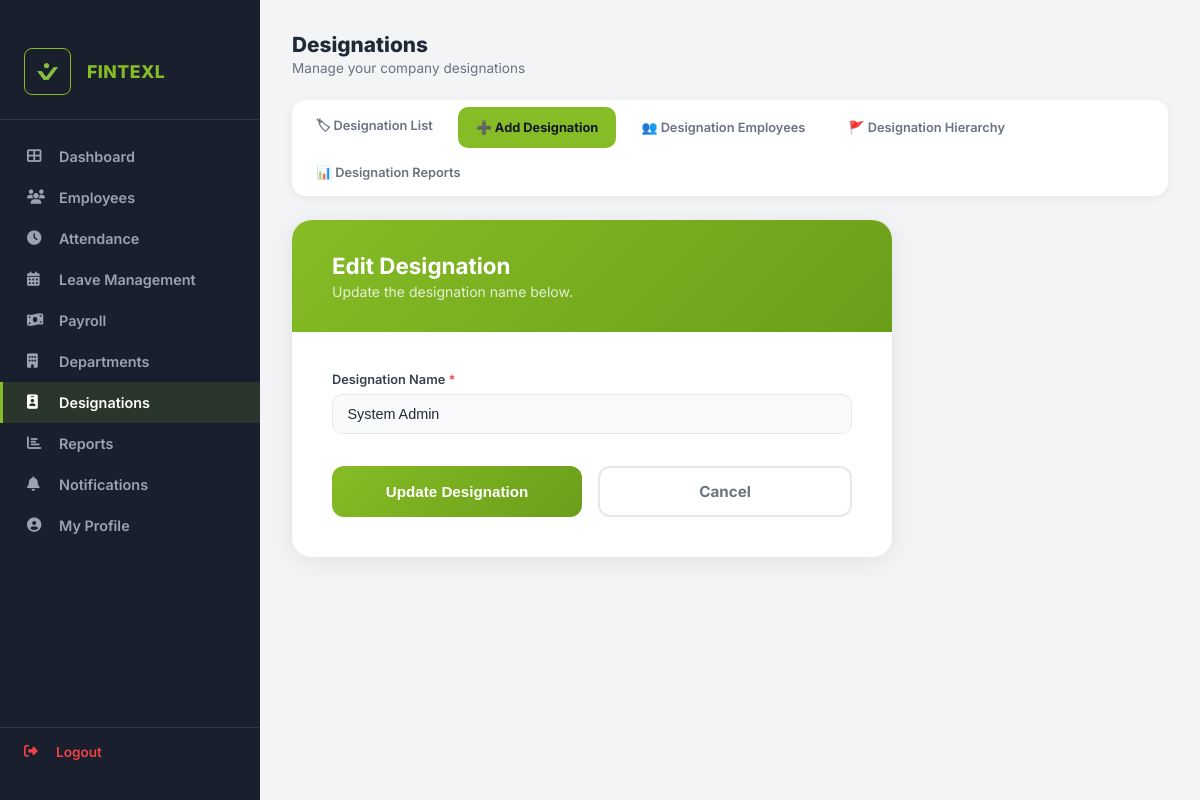
/dashboard/admin/designations/edit/1/ (signed in), run on the app's committed database.
### zettrack_app/models.py (models this page shows, shortened)
class CustomUser(AbstractUser):
    username = None
    email = models.EmailField(_('email address'), unique=True)
    phone = models.CharField(max_length=15, unique=True, blank=True, null=True)
    company = models.ForeignKey(Company, on_delete=models.CASCADE, null=True, blank=True, related_name='users')
    is_company_admin = models.BooleanField(default=False)
    USERNAME_FIELD = 'email'
    REQUIRED_FIELDS = []
    objects = CustomUserManager()

class Company(models.Model):
    COMPANY_SIZE_CHOICES = [
        ('1-10', '1-10'),
        ('11-50', '11-50'),
        ('51-200', '51-200'),
        ('200+', '200+'),
    ]
    PRIMARY_USE_CHOICES = [
        ('attendance_only', 'Attendance only'),
        ('attendance_payroll', 'Attendance + Payroll'),
    ]
    name = models.CharField(max_length=255)
    size = models.CharField(max_length=20, choices=COMPANY_SIZE_CHOICES, blank=True)
    industry = models.CharField(max_length=100, blank=True)
    primary_use = models.CharField(max_length=50, choices=PRIMARY_USE_CHOICES, blank=True)
    no_of_branches = models.PositiveIntegerField(default=1)
    gstin = models.CharField(max_length=15, blank=True)
    referral_source = models.CharField(max_length=100, blank=True)
    country = models.CharField(max_length=100, default='India')
    state = models.CharField(max_length=100)
    city = models.CharField(max_length=100)
    logo = models.ImageField(upload_to='company_logos/', blank=True, null=True)
    created_at = models.DateTimeField(auto_now_add=True)

class Designation(models.Model):
    company = models.ForeignKey(Company, on_delete=models.CASCADE, related_name='designations')
    name = models.CharField(max_length=100)

### zettrack_app/views.py (the view, shortened to what this page needs)
# urls.py: path('dashboard/admin/designations/edit/<int:desig_id>/', views.edit_designation_view, name='edit_designation'),
@login_required
def edit_designation_view(request, desig_id):
    if not request.user.is_company_admin:
        return redirect('employee_dashboard')
    desig = Designation.objects.get(id=desig_id, company=request.user.company)
    return render(request, 'zettrack_app/add_designation.html', {'desig': desig})

### zettrack_app/templates/zettrack_app/add_designation.html (shortened to what this page needs)
{% extends 'zettrack_app/admin_base.html' %}
{% block admin_content %}
<div style="display: flex; justify-content: space-between; align-items: center; margin-bottom: 1.5rem;">
    <div>
        <h2 style="margin: 0; font-size: 1.3rem; font-weight: 800; color: #1f2937;">Designations</h2>
        <p style="margin: 0.2rem 0 0; font-size: 0.85rem; color: #6b7280;">Manage your company designations</p>
    </div>
</div>
<div class="desig-tabs">
    <a href="{% url 'designation_list' %}" class="desig-tab" style="text-decoration:none;">&#127991; Designation List</a>
    <a href="{% url 'add_designation' %}" class="desig-tab desig-tab-active" style="text-decoration:none;">&#10133; Add Designation</a>
    <a href="{% url 'designation_employees' %}" class="desig-tab" style="text-decoration:none;">&#128101; Designation Employees</a>
    <a href="{% url 'designation_hierarchy' %}" class="desig-tab" style="text-decoration:none;">&#128681; Designation Hierarchy</a>
    <a href="{% url 'designation_reports' %}" class="desig-tab" style="text-decoration:none;">&#128202; Designation Reports</a>
</div>
<div style="max-width: 600px; background: white; border-radius: 20px; box-shadow: 0 4px 24px rgba(0,0,0,0.08); overflow: hidden;">
    <div style="background: linear-gradient(135deg, #86bc25 0%, #6a9e1a 100%); padding: 2rem 2.5rem;">
        <h2 style="margin: 0; color: white; font-size: 1.4rem; font-weight: 700;">
            {% if desig %}Edit Designation{% else %}Add New Designation{% endif %}
        </h2>
        <p style="margin: 0.25rem 0 0; color: rgba(255,255,255,0.8); font-size: 0.875rem;">
            {% if desig %}Update the designation name below.{% else %}Enter a name for the new designation.{% endif %}
        </p>
    </div>
    <div style="padding: 2.5rem;">
        <form method="POST" {% if desig %}action="{% url 'edit_designation' desig.id %}"{% endif %}>
            <div class="fg" style="margin-bottom: 2rem;">
                <label class="flabel">Designation Name <span style="color:#ef4444;">*</span></label>
                <input type="text" name="name" value="{{ desig.name|default:'' }}" placeholder="e.g. Software Engineer" required>
            </div>
            <div style="display: flex; gap: 1rem;">
                <button type="submit" style="flex: 1; padding: 0.875rem; background: linear-gradient(135deg, #86bc25, #6a9e1a); color: white; border: none; border-radius: 12px; font-size: 0.95rem; font-weight: 700; cursor: pointer; transition: opacity 0.2s;" onmouseover="this.style.opacity='0.9'" onmouseout="this.style.opacity='1'">
                    {% if desig %}Update Designation{% else %}Save Designation{% endif %}
                </button>
                <a href="{% url 'designation_list' %}" style="flex: 1; text-align: center; text-decoration: none; padding: 0.875rem; border: 2px solid #e5e7eb; border-radius: 12px; color: #6b7280; font-weight: 700; font-size: 0.95rem;" onmouseover="this.style.borderColor='#86bc25'; this.style.color='#86bc25';" onmouseout="this.style.borderColor='#e5e7eb'; this.style.color='#6b7280';">
                    Cancel
                </a>
            </div>
        </form>
    </div>
</div>
{% endblock %}

### zettrack_app/templates/zettrack_app/admin_base.html (shortened to what this page needs)
{% extends 'zettrack_app/base.html' %}
{% block content %}
<div id="admin-layout">
    <div id="admin-sidebar" style="background: #1a1f2e; color: white; padding: 1.5rem 0; display: flex; flex-direction: column;">
        <div style="padding: 1.5rem; border-bottom: 1px solid #2d3748; display: flex; align-items: center; gap: 1rem;">
            {% if request.user.company.logo %}
                <img src="{{ request.user.company.logo.url }}" alt="Logo" style="width: 45px; height: 45px; border-radius: 8px; object-fit: cover; border: 1.5px solid #86bc25;">
            {% else %}
                <div style="width: 45px; height: 45px; background: #86bc25; border-radius: 8px; display: flex; align-items: center; justify-content: center; font-weight: 800; font-size: 1.2rem; color: #1a1f2e;">
                    {{ request.user.company.name|first|upper }}
                </div>
            {% endif %}
            <div>
                <div style="font-size: 1.1rem; font-weight: 800; color: #86bc25; line-height: 1.1; text-transform: uppercase; letter-spacing: 0.5px; max-width: 140px; white-space: nowrap; overflow: hidden; text-overflow: ellipsis;">{{ request.user.company.name }}</div>
            </div>
        </div>
        <nav style="flex: 1; padding: 1rem 0; overflow-y: auto;">
            <ul style="list-style: none; padding: 0; margin: 0; display: flex; flex-direction: column; gap: 0;">
                <li>
                    <a href="{% url 'admin_dashboard' %}"
                       style="display: flex; align-items: center; gap: 0.75rem; padding: 0.75rem 1.5rem; text-decoration: none; font-weight: 600; font-size: 0.9rem;
                              color: {% if request.resolver_match.url_name == 'admin_dashboard' %}#fff{% else %}#9ca3af{% endif %};
                              background: {% if request.resolver_match.url_name == 'admin_dashboard' %}rgba(134,188,37,0.15){% else %}transparent{% endif %};
                              border-left: 3px solid {% if request.resolver_match.url_name == 'admin_dashboard' %}#86bc25{% else %}transparent{% endif %};">
                        <i class="fas fa-th-large" style="width: 20px;"></i> Dashboard
                    </a>
                </li>
                <li>
                    <a href="{% url 'employee_list' %}"
                       style="display: flex; align-items: center; gap: 0.75rem; padding: 0.75rem 1.5rem; text-decoration: none; font-weight: 600; font-size: 0.9rem;
                              color: {% if 'employee' in request.resolver_match.url_name %}#fff{% else %}#9ca3af{% endif %};
                              background: {% if 'employee' in request.resolver_match.url_name %}rgba(134,188,37,0.15){% else %}transparent{% endif %};
                              border-left: 3px solid {% if 'employee' in request.resolver_match.url_name %}#86bc25{% else %}transparent{% endif %};">
                        <i class="fas fa-users" style="width: 20px;"></i> Employees
                    </a>
                </li>
                <li>
                    <a href="{% url 'admin_attendance' %}"
                       style="display: flex; align-items: center; gap: 0.75rem; padding: 0.75rem 1.5rem; text-decoration: none; font-weight: 600; font-size: 0.9rem;
                              color: {% if 'attendance' in request.resolver_match.url_name %}#fff{% else %}#9ca3af{% endif %};
                              background: {% if 'attendance' in request.resolver_match.url_name %}rgba(134,188,37,0.15){% else %}transparent{% endif %};
                              border-left: 3px solid {% if 'attendance' in request.resolver_match.url_name %}#86bc25{% else %}transparent{% endif %};">
                        <i class="fas fa-clock" style="width: 20px;"></i> Attendance
                    </a>
                </li>
                <li>
                    <a href="{% url 'admin_leaves' %}"
                       style="display: flex; align-items: center; gap: 0.75rem; padding: 0.75rem 1.5rem; text-decoration: none; font-weight: 600; font-size: 0.9rem;
                              color: {% if 'leaves' in request.resolver_match.url_name %}#fff{% else %}#9ca3af{% endif %};
                              background: {% if 'leaves' in request.resolver_match.url_name %}rgba(134,188,37,0.15){% else %}transparent{% endif %};
                              border-left: 3px solid {% if 'leaves' in request.resolver_match.url_name %}#86bc25{% else %}transparent{% endif %};">
                        <i class="fas fa-calendar-alt" style="width: 20px;"></i> Leave Management
                    </a>
                </li>
                <li>
                    <a href="{% url 'admin_payroll' %}"
                       style="display: flex; align-items: center; gap: 0.75rem; padding: 0.75rem 1.5rem; text-decoration: none; font-weight: 600; font-size: 0.9rem;
                              color: {% if 'payroll' in request.resolver_match.url_name %}#fff{% else %}#9ca3af{% endif %};
                              background: {% if 'payroll' in request.resolver_match.url_name %}rgba(134,188,37,0.15){% else %}transparent{% endif %};
                              border-left: 3px solid {% if 'payroll' in request.resolver_match.url_name %}#86bc25{% else %}transparent{% endif %};">
                        <i class="fas fa-money-bill-wave" style="width: 20px;"></i> Payroll
                    </a>
                </li>
                <li>
                    <a href="{% url 'department_list' %}"
                       style="display: flex; align-items: center; gap: 0.75rem; padding: 0.75rem 1.5rem; text-decoration: none; font-weight: 600; font-size: 0.9rem;
                              color: {% if 'department' in request.resolver_match.url_name %}#fff{% else %}#9ca3af{% endif %};
                              background: {% if 'department' in request.resolver_match.url_name %}rgba(134,188,37,0.15){% else %}transparent{% endif %};
                              border-left: 3px solid {% if 'department' in request.resolver_match.url_name %}#86bc25{% else %}transparent{% endif %};">
                        <i class="fas fa-building" style="width: 20px;"></i> Departments
                    </a>
                </li>
                <li>
                    <a href="{% url 'designation_list' %}"
                       style="display: flex; align-items: center; gap: 0.75rem; padding: 0.75rem 1.5rem; text-decoration: none; font-weight: 600; font-size: 0.9rem;
                              color: {% if 'designation' in request.resolver_match.url_name %}#fff{% else %}#9ca3af{% endif %};
                              background: {% if 'designation' in request.resolver_match.url_name %}rgba(134,188,37,0.15){% else %}transparent{% endif %};
                              border-left: 3px solid {% if 'designation' in request.resolver_match.url_name %}#86bc25{% else %}transparent{% endif %};">
                        <i class="fas fa-id-badge" style="width: 20px;"></i> Designations
                    </a>
                </li>
                <li>
                    <a href="{% url 'report_attendance' %}"
                       style="display: flex; align-items: center; gap: 0.75rem; padding: 0.75rem 1.5rem; text-decoration: none; font-weight: 600; font-size: 0.9rem;
                              color: {% if 'report_' in request.resolver_match.url_name %}#fff{% else %}#9ca3af{% endif %};
                              background: {% if 'report_' in request.resolver_match.url_name %}rgba(134,188,37,0.15){% else %}transparent{% endif %};
                              border-left: 3px solid {% if 'report_' in request.resolver_match.url_name %}#86bc25{% else %}transparent{% endif %};">
                        <i class="fas fa-chart-bar" style="width: 20px;"></i> Reports
                    </a>
                </li>
                <li>
                    <a href="{% url 'admin_notifications' %}"
                       style="display: flex; align-items: center; justify-content: space-between; padding: 0.75rem 1.5rem; text-decoration: none; font-weight: 600; font-size: 0.9rem;
                              color: {% if 'notifications' in request.resolver_match.url_name %}#fff{% else %}#9ca3af{% endif %};
                              background: {% if 'notifications' in request.resolver_match.url_name %}rgba(134,188,37,0.15){% else %}transparent{% endif %};
                              border-left: 3px solid {% if 'notifications' in request.resolver_match.url_name %}#86bc25{% else %}transparent{% endif %};">
                        <div style="display: flex; align-items: center; gap: 0.75rem;">
                            <i class="fas fa-bell" style="width: 20px;"></i> Notifications
                        </div>
                    </a>
                </li>
                <li>
                    <a href="{% url 'admin_profile_edit' %}"
                       style="display: flex; align-items: center; gap: 0.75rem; padding: 0.75rem 1.5rem; text-decoration: none; font-weight: 600; font-size: 0.9rem;
                              color: {% if request.resolver_match.url_name == 'admin_profile_edit' %}#fff{% else %}#9ca3af{% endif %};
                              background: {% if request.resolver_match.url_name == 'admin_profile_edit' %}rgba(134,188,37,0.15){% else %}transparent{% endif %};
                              border-left: 3px solid {% if request.resolver_match.url_name == 'admin_profile_edit' %}#86bc25{% else %}transparent{% endif %};">
                        <i class="fas fa-user-circle" style="width: 20px;"></i> My Profile
                    </a>
                </li>
            </ul>
        </nav>
        <div style="padding: 1rem 1.5rem; border-top: 1px solid #2d3748;">
            <a href="{% url 'logout' %}" style="display: flex; align-items: center; gap: 0.75rem; text-decoration: none; color: #ef4444; font-weight: 600; font-size: 0.85rem;">
                <i class="fas fa-sign-out-alt" style="width: 20px;"></i> Logout
            </a>
        </div>
    </div>
    <div id="admin-main">
        {% block admin_content %}{% endblock %}
    </div>
</div>
{% endblock %}

### data on the page
CustomUser: user.company.logo (picture), user.company.name "FINTEXL"
Designation: name "System Admin"
